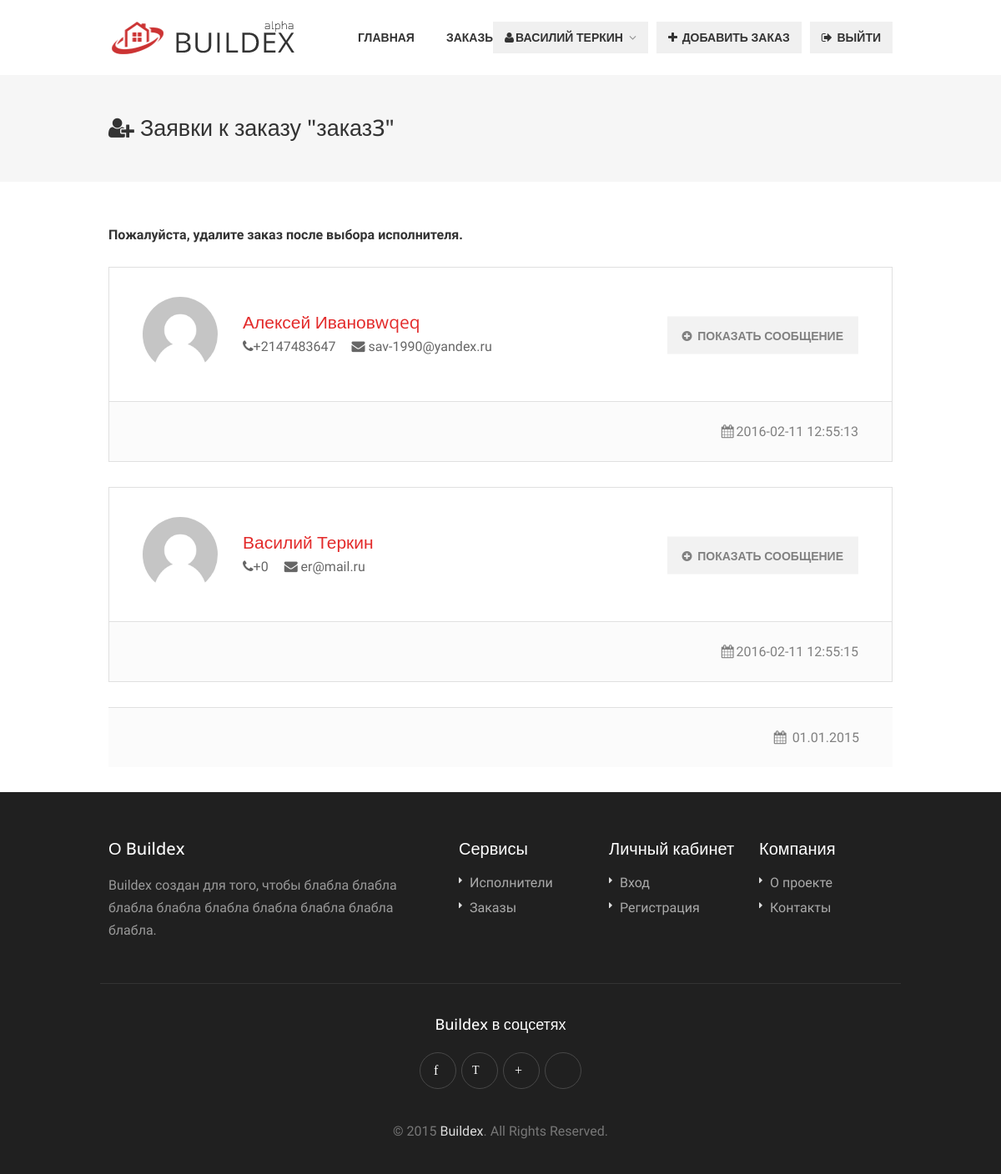
/myapplications?adid=6 (signed in), run on an earlier commit of the app's database.
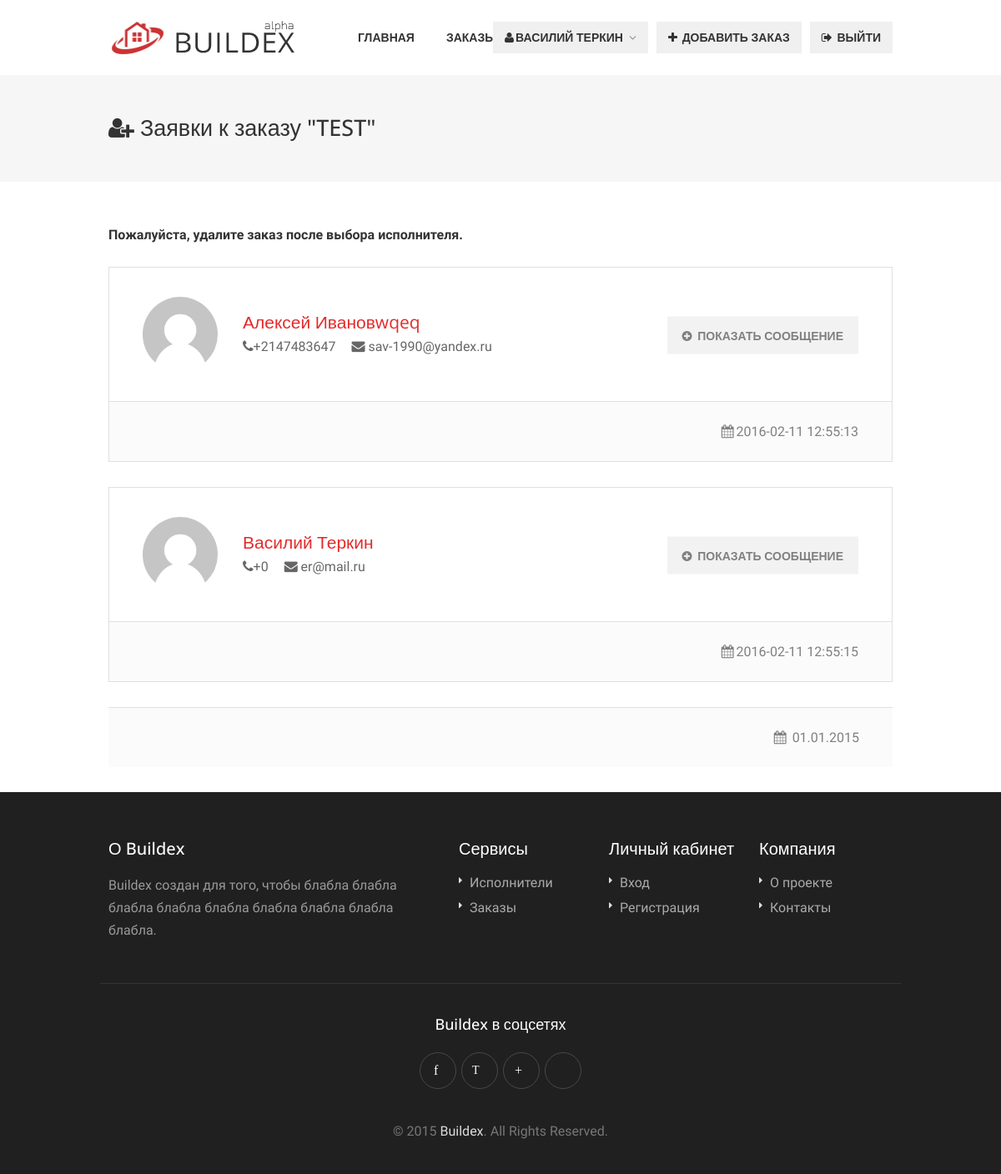
And on a later commit of the database.
### tables this page shows
CREATE TABLE IF NOT EXISTS `ads` (
  `id` int(11) NOT NULL AUTO_INCREMENT,
  `userid` int(11) NOT NULL,
  `type` int(11) NOT NULL,
  `firstid` int(11) NOT NULL,
  `secid` int(11) NOT NULL,
  `thirdid` int(11) NOT NULL,
  `title` varchar(256) NOT NULL,
  `adtext` text NOT NULL,
  `workload` varchar(256) NOT NULL,
  `term` varchar(256) NOT NULL,
  `applications` int(11) NOT NULL,
  `date` timestamp NOT NULL DEFAULT CURRENT_TIMESTAMP,
  `regionid` int(11) NOT NULL,
  PRIMARY KEY (`id`)
);

### lib/db.php (called while the page is built, shortened)
<?php
function SelectFromDBArray($sql)
{
	$result = mysql_query ($sql);
	$res = array();
	while($row = mysql_fetch_assoc($result))
		$res[]=$row;
	return $res;
}
function SelectFirstFromDB($sql)
{
	$result = mysql_query ($sql);
	if($row = mysql_fetch_assoc($result))
		return $row;
	return  false;
}

### myapplications.php (the view, shortened to what this page needs)
<!DOCTYPE html>
<html lang="ru">
<head>
<link rel="stylesheet" href="css/style.css">
<link rel="stylesheet" href="css/colors/red.css" id="colors">
</head>
<body>
<div id="wrapper">
<?php include("blocks/header-cl.php");
if(isset($_REQUEST['adid']))
{
   $adid=$_REQUEST['adid'];
   $usarr=SelectFromDBArray("SELECT * from users INNER JOIN applications ON users.id=applications.clid");
   $one=SelectFirstFromDB("SELECT title from ads where id=$adid");
}
?>
<div id="titlebar" class="single">
	<div class="container">
		<div class="sixteen columns">
			<h2> <i class="fa fa-user-plus"> </i>  Заявки к заказу "<?if(isset($one['title']))echo $one['title'];?>"</h2>
		</div>
	</div>
</div>
<div class="container">
	<div class="sixteen columns">
		<p class="margin-bottom-25" style="float: left;"><strong>Пожалуйста, удалите заказ после выбора исполнителя.</strong></p>
	</div>
	<div class="sixteen columns">
		<?foreach($usarr as $value){?>
        <div class="application">
			<div class="app-content">
				<div class="info">
					<img src="images/avatar-placeholder.png" alt="">
					<span><a href="/performer-page.php?id= <?if(isset($value['id']))echo $value['id'];?>"><?if(isset($value['name']))echo $value['name'];?></a></span>
					<ul>
						<li><i class="fa fa-phone"></i><?if(isset($value['phone']))echo "+".$value['phone'];?></li>
						<li><i class="fa fa-envelope"></i> <?if(isset($value['email']))echo $value['email'];?></li>
					</ul>
				</div>
				<div class="buttons">
					<a href="#three-1" class="button gray app-link"><i class="fa fa-plus-circle"></i> Показать сообщение</a>
				</div>
				<div class="clearfix"></div>
			</div>
			<div class="app-tabs">
			</div>
			<div class="app-footer">
				<ul>
					<li><i class="fa fa-calendar"></i><?if(isset($value['date']))echo $value['date'];?></li>
				</ul>
				<div class="clearfix"></div>
			</div>
		</div>
        <?}?>
			<div class="app-footer">
				<ul>
					<li><i class="fa fa-calendar"></i> 01.01.2015</li>
				</ul>
				<div class="clearfix"></div>
			</div>
		</div>
	</div>
</div>
<?php include("blocks/footer-out.php"); ?>
</body>
</html>

What changed in the data, as far as the page shows it:
changed ads: title "заказ3" → "TEST"
